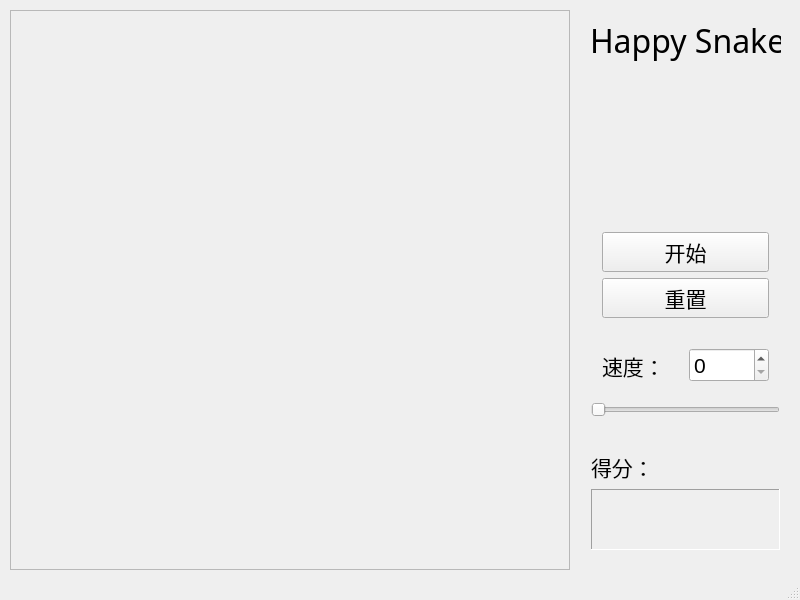
<?xml version="1.0" encoding="UTF-8"?>
<ui version="4.0">
 <class>MainWindow</class>
 <widget class="QMainWindow" name="MainWindow">
  <property name="geometry">
   <rect>
    <x>0</x>
    <y>0</y>
    <width>800</width>
    <height>600</height>
   </rect>
  </property>
  <property name="minimumSize">
   <size>
    <width>800</width>
    <height>600</height>
   </size>
  </property>
  <property name="maximumSize">
   <size>
    <width>800</width>
    <height>600</height>
   </size>
  </property>
  <property name="windowTitle">
   <string>MainWindow</string>
  </property>
  <widget class="QWidget" name="centralWidget">
   <widget class="QWidget" name="widget" native="true">
    <property name="geometry">
     <rect>
      <x>580</x>
      <y>210</y>
      <width>211</width>
      <height>351</height>
     </rect>
    </property>
    <layout class="QVBoxLayout" name="verticalLayout_2">
     <item>
      <widget class="QWidget" name="widget_3" native="true">
       <layout class="QVBoxLayout" name="verticalLayout">
        <item>
         <widget class="QPushButton" name="pushButtonStart">
          <property name="font">
           <font>
            <pointsize>16</pointsize>
           </font>
          </property>
          <property name="statusTip">
           <string>开始游戏</string>
          </property>
          <property name="text">
           <string>开始</string>
          </property>
         </widget>
        </item>
        <item>
         <widget class="QPushButton" name="pushButtonReset">
          <property name="font">
           <font>
            <pointsize>16</pointsize>
           </font>
          </property>
          <property name="statusTip">
           <string>暂停游戏</string>
          </property>
          <property name="text">
           <string>重置</string>
          </property>
         </widget>
        </item>
       </layout>
      </widget>
     </item>
     <item>
      <widget class="QWidget" name="widget_4" native="true">
       <layout class="QHBoxLayout" name="horizontalLayout">
        <item>
         <widget class="QLabel" name="label_2">
          <property name="font">
           <font>
            <pointsize>16</pointsize>
           </font>
          </property>
          <property name="statusTip">
           <string>调整速度</string>
          </property>
          <property name="text">
           <string>速度：</string>
          </property>
         </widget>
        </item>
        <item>
         <widget class="QSpinBox" name="spinBox">
          <property name="font">
           <font>
            <pointsize>16</pointsize>
           </font>
          </property>
          <property name="statusTip">
           <string>调整速度</string>
          </property>
         </widget>
        </item>
       </layout>
      </widget>
     </item>
     <item>
      <widget class="QSlider" name="horizontalSlider">
       <property name="font">
        <font>
         <pointsize>16</pointsize>
        </font>
       </property>
       <property name="statusTip">
        <string>调整速度</string>
       </property>
       <property name="orientation">
        <enum>Qt::Horizontal</enum>
       </property>
      </widget>
     </item>
     <item>
      <widget class="QLabel" name="label_4">
       <property name="font">
        <font>
         <pointsize>16</pointsize>
        </font>
       </property>
       <property name="text">
        <string>得分：</string>
       </property>
       <property name="alignment">
        <set>Qt::AlignBottom|Qt::AlignLeading|Qt::AlignLeft</set>
       </property>
      </widget>
     </item>
     <item>
      <widget class="QLabel" name="labelScore">
       <property name="font">
        <font>
         <pointsize>16</pointsize>
        </font>
       </property>
       <property name="statusTip">
        <string>游戏得分</string>
       </property>
       <property name="frameShape">
        <enum>QFrame::Panel</enum>
       </property>
       <property name="frameShadow">
        <enum>QFrame::Sunken</enum>
       </property>
       <property name="text">
        <string/>
       </property>
       <property name="alignment">
        <set>Qt::AlignCenter</set>
       </property>
      </widget>
     </item>
    </layout>
   </widget>
   <widget class="QFrame" name="frame">
    <property name="geometry">
     <rect>
      <x>10</x>
      <y>10</y>
      <width>560</width>
      <height>560</height>
     </rect>
    </property>
    <property name="autoFillBackground">
     <bool>false</bool>
    </property>
    <property name="styleSheet">
     <string notr="true"/>
    </property>
    <property name="frameShape">
     <enum>QFrame::StyledPanel</enum>
    </property>
    <property name="frameShadow">
     <enum>QFrame::Sunken</enum>
    </property>
   </widget>
   <widget class="QWidget" name="widget_2" native="true">
    <property name="geometry">
     <rect>
      <x>580</x>
      <y>20</y>
      <width>211</width>
      <height>171</height>
     </rect>
    </property>
    <widget class="QLabel" name="label">
     <property name="geometry">
      <rect>
       <x>30</x>
       <y>50</y>
       <width>131</width>
       <height>111</height>
      </rect>
     </property>
     <property name="text">
      <string/>
     </property>
     <property name="pixmap">
      <pixmap resource="src.qrc">:/new/label/image/snake.jpg</pixmap>
     </property>
     <property name="scaledContents">
      <bool>true</bool>
     </property>
    </widget>
    <widget class="QLabel" name="label_3">
     <property name="geometry">
      <rect>
       <x>10</x>
       <y>0</y>
       <width>191</width>
       <height>41</height>
      </rect>
     </property>
     <property name="font">
      <font>
       <family>华文彩云</family>
       <pointsize>24</pointsize>
      </font>
     </property>
     <property name="text">
      <string>Happy Snake</string>
     </property>
    </widget>
   </widget>
  </widget>
  <widget class="QStatusBar" name="statusBar"/>
 </widget>
 <layoutdefault spacing="6" margin="11"/>
 <resources>
  <include location="src.qrc"/>
 </resources>
 <connections/>
</ui>
